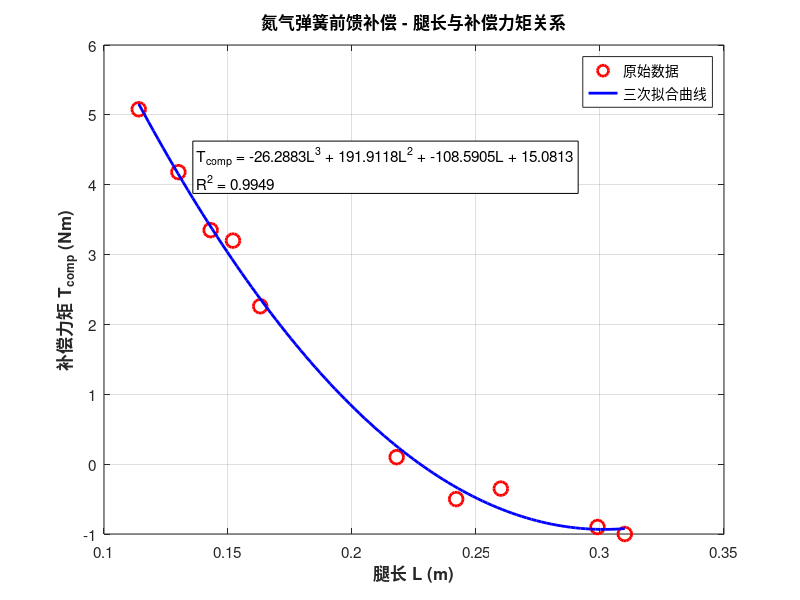

Write the MATLAB code that produced this figure.
%% 氮气弹簧前馈补偿 - 腿长与补偿力矩的三次多项式拟合
% 拟合模型: T_comp = a*L^3 + b*L^2 + c*L + d

clear; clc; close all;

%% ==================== 1. 示例数据（请替换为你的实际数据） ====================

% 示例腿长数据 (m)
L_data = [0.242
0.13
0.114
0.163
0.143
0.299
0.260 
0.310 
0.152 
0.218



];

% 示例补偿力矩数据 (Nm) - 根据实际物理特性设定
T_data = [-0.5
4.18
5.08
2.26
3.35
-0.9
-0.35
-1
3.2
0.1


];

%% ==================== 2. 三次多项式拟合 ====================

% 方法1: 使用 polyfit 进行三次拟合 (推荐)
p = polyfit(L_data, T_data, 3);  % p = [a, b, c, d]

% 提取系数
a = p(1);  % L^3 系数
b = p(2);  % L^2 系数
c = p(3);  % L^1 系数
d = p(4);  % 常数项

fprintf('========== 三次多项式拟合结果 ==========\n');
fprintf('拟合方程: T_comp = %.6f*L^3 + %.6f*L^2 + %.6f*L + %.6f\n', a, b, c, d);
fprintf('系数 a (L^3): %.6f\n', a);
fprintf('系数 b (L^2): %.6f\n', b);
fprintf('系数 c (L^1): %.6f\n', c);
fprintf('系数 d (常数): %.6f\n', d);

%% ==================== 3. 计算拟合优度 ====================

% 计算拟合值
T_fit = polyval(p, L_data);

% 计算 R^2 (决定系数)
SS_res = sum((T_data - T_fit).^2);      % 残差平方和
SS_tot = sum((T_data - mean(T_data)).^2);  % 总平方和
R_squared = 1 - SS_res/SS_tot;

% 计算 RMSE (均方根误差)
RMSE = sqrt(mean((T_data - T_fit).^2));

fprintf('\n========== 拟合质量评估 ==========\n');
fprintf('R^2 (决定系数): %.6f (越接近1越好)\n', R_squared);
fprintf('RMSE (均方根误差): %.6f Nm\n', RMSE);

%% ==================== 4. 可视化 ====================

% 生成平滑曲线数据
L_smooth = linspace(min(L_data), max(L_data), 100);
T_smooth = polyval(p, L_smooth);

figure('Name', '氮气弹簧前馈补偿拟合', 'Position', [100 100 800 500]);

% 绘制原始数据点
plot(L_data, T_data, 'ro', 'MarkerSize', 10, 'LineWidth', 2, ...
    'DisplayName', '原始数据');
hold on;

% 绘制拟合曲线
plot(L_smooth, T_smooth, 'b-', 'LineWidth', 2, 'DisplayName', '三次拟合曲线');

% 添加拟合方程文本
eq_text = sprintf('T_{comp} = %.4fL^3 + %.4fL^2 + %.4fL + %.4f\nR^2 = %.4f', ...
    a, b, c, d, R_squared);
text(0.5, 0.9*max(T_data), eq_text, 'FontSize', 11, 'BackgroundColor', 'white', ...
    'EdgeColor', 'black', 'Units', 'normalized', 'Position', [0.15, 0.75]);

xlabel('腿长 L (m)', 'FontSize', 12, 'FontWeight', 'bold');
ylabel('补偿力矩 T_{comp} (Nm)', 'FontSize', 12, 'FontWeight', 'bold');
title('氮气弹簧前馈补偿 - 腿长与补偿力矩关系', 'FontSize', 14, 'FontWeight', 'bold');
grid on;
legend('Location', 'best');
set(gca, 'FontSize', 11);

%% ==================== 5. 前馈补偿计算函数 ====================

% 定义函数句柄，便于实时计算
compensateTorque = @(L) a*L.^3 + b*L.^2 + c*L + d;

% 示例：计算特定腿长下的补偿力矩
test_L = 0.5;  % 测试腿长
test_T = compensateTorque(test_L);
fprintf('\n========== 前馈补偿计算示例 ==========\n');
fprintf('当腿长 L = %.3f m 时，补偿力矩 T_comp = %.4f Nm\n', test_L, test_T);

%% ==================== 6. 保存结果 ====================

% 保存拟合系数到结构体
fit_result.coefficients = struct('a', a, 'b', b, 'c', c, 'd', d);
fit_result.R_squared = R_squared;
fit_result.RMSE = RMSE;
fit_result.equation = sprintf('%.6f*L^3 + %.6f*L^2 + %.6f*L + %.6f', a, b, c, d);

% 保存到文件
save('nitrogen_spring_feedforward_fit.mat', 'fit_result');
fprintf('\n拟合结果已保存到: nitrogen_spring_feedforward_fit.mat\n');

%% ==================== 7. 实时补偿函数（用于控制器） ====================

function T_comp = nitrogenSpringFeedforward(L, coeffs)
    %NITROGENSPRINGFEEDFORWARD 计算氮气弹簧前馈补偿力矩
    %   输入:
    %       L      - 腿长 (m)，可以是标量或向量
    %       coeffs - 拟合系数 [a, b, c, d]
    %   输出:
    %       T_comp - 补偿力矩 (Nm)
    
    a = coeffs(1); b = coeffs(2); c = coeffs(3); d = coeffs(4);
    T_comp = a*L.^3 + b*L.^2 + c*L + d;
end

% 使用示例
coeffs = [a, b, c, d];
T_realtime = nitrogenSpringFeedforward(0.55, coeffs);
fprintf('实时计算: L=0.55m 时, T_comp=%.4f Nm\n', T_realtime);
